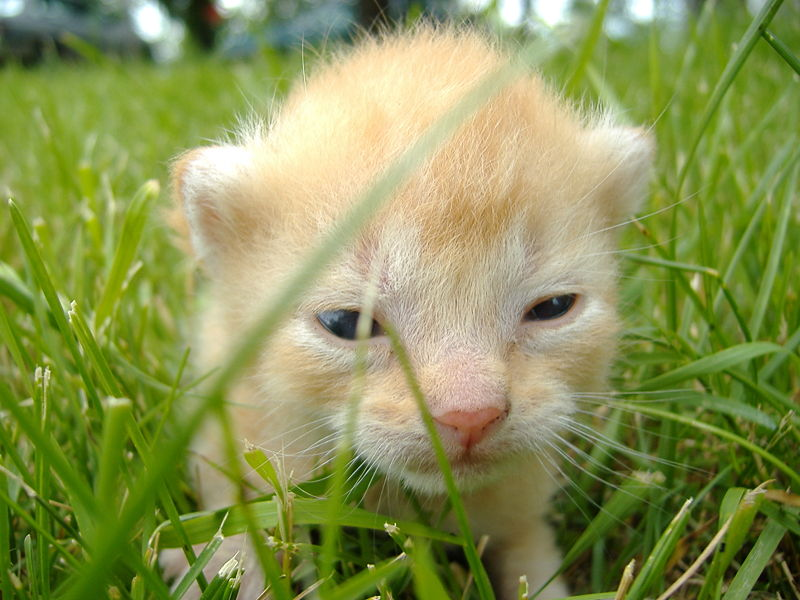
#> input picture Images/white.jpg, 800 x 600 px, found by its file name
$ jupyter execute --allow-errors ImageProcessing.ipynb   (shell and % lines are left out)   (Python 2 division)   (older library calls are emulated)
#> lines starting #> are read from the running program, lines starting #| are printed output that depends on the picture; after the words box and inside, x2 and y2 are one past the last pixel; in counts of white or black regions, pixels touching at a corner belong together
# 图像基本概念及I/O

该记事本主要包括了图像的基本概念的相关练习以及基于OpenCV库的图像的基本操作

[cell 1]
import cv2
import numpy as np
import matplotlib.pyplot as plt

## 1. 图像基本读写

[cell 2]
# 从文件中读入并显示灰度图像
gray_img = cv2.imread('./images/white.jpg', 0)
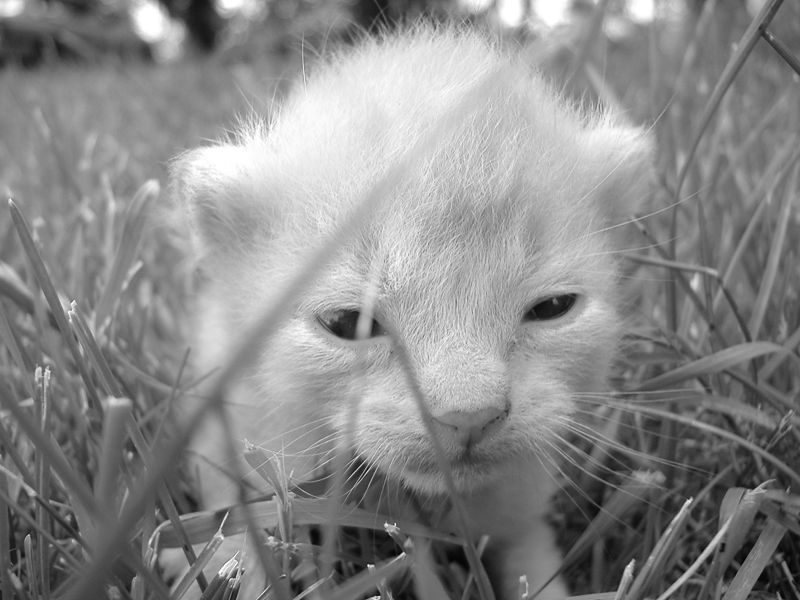
#> gray_img: shape (600, 800); min 0, max 255, mean 137.1
plt.imshow(gray_img, cmap='gray')

[cell 3]
# 从文件中读入并显示彩色图像
color_img = cv2.imread('./images/black.jpg', 1)
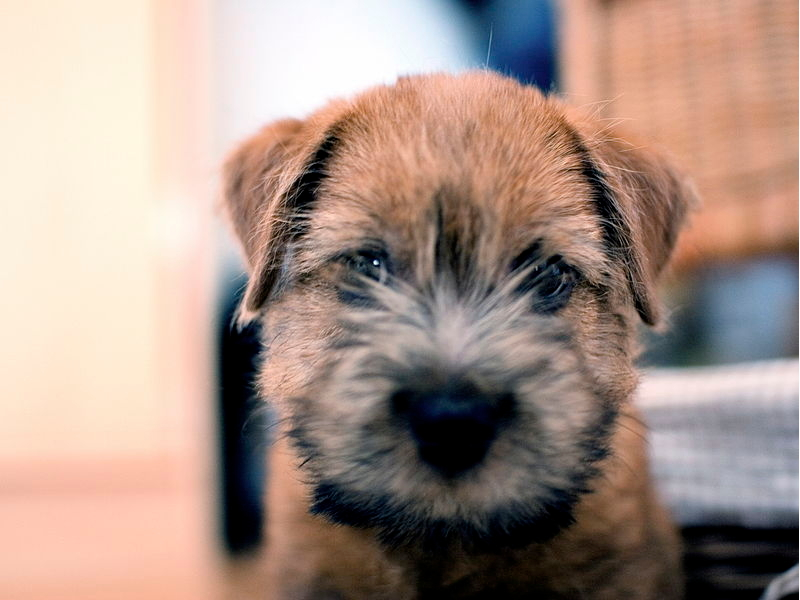
#> input picture Images/black.jpg, 800 x 600 px, found by its file name
#> color_img is the input picture: shape (600, 800, 3); mean B, G, R 135.4, 145.9, 167.7
plt.imshow(color_img)

[cell 4]
plt.figure(figsize = (12,12))
plt.subplot(131)
plt.imshow(color_img[:,:,0], cmap='gray')
plt.title('Blue')
plt.subplot(132)
plt.imshow(color_img[:,:,1], cmap='gray')
plt.title('Green')
plt.subplot(133)
plt.imshow(color_img[:,:,2], cmap='gray')
plt.title('Red')
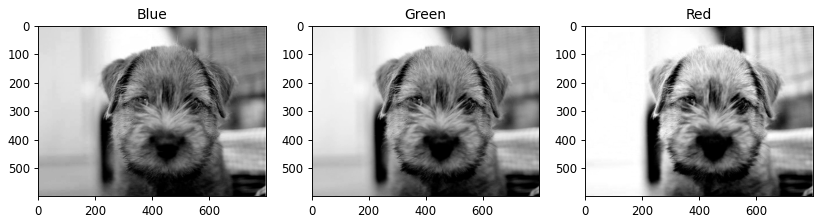
#> figure drawn by matplotlib, 3 panels

[cell 5]
# 辅助图像显示
def displayImg(img, img_type):
    if img_type == 'gray':
        plt.imshow(img, cmap = 'gray')
    elif img_type == 'color':
        plt.imshow(img[:,:,::-1])
    else:
        print "ERROR"

[cell 6]
displayImg(color_img, 'color')

[cell 7]
cv2.imwrite('./output/color_img.jpg', color_img)
cv2.imwrite('./output/gray_img.jpg', gray_img)
#> Out = True

## 2. 图像文件基本信息

[cell 8]
img = np.copy(color_img)
print 'image type:', type(img)
#| image type: <class 'numpy.ndarray'>
print 'Image Pixel type', img.dtype
#| Image Pixel type uint8

[cell 9]
img_dims = img.ndim
#> img_dims = 3
img_shape = img.shape
#> img_shape = (600, 800, 3)
img_size = img.size
#> img_size = 1440000

print "\n{:^70}".format("NDARRAY ATTRIBUTES")
print "{:^70}\n".format("====================")
print "{:^30}{:^20}{:^20}".format("Description", "Example", "Value")
print "{:^30}{:^20}{:^20}".format("-------------", "---------", "-------")
print "{:^30}{:^20}{:^20}".format("Number of dimensions", "img.ndim", img_dims)
#|      Number of dimensions           img.ndim               3
#> (the rest of this cell did not finish here and is left out)

## 3. 图像文件的索引和选取

[cell 10]
img[37][73]
#> Out = [219, 240, 255]

[cell 11]
img = gray_img
img[0:3, img.shape[1]-4:]
#> Out = [[117, 114, 109, 105], [116, 114, 109, 105], [117, 115, 111, 108]]

[cell 12]
img[0:3, img.shape[1]-4:] = 0
#> img: shape (600, 800); under 0.01% of pixels changed, all inside (x1, y1, x2, y2) = (796, 0, 800, 3)

[cell 13]
img

[cell 14]
gray_img

[cell 15]
mask = np.zeros(img.shape, dtype=bool)
mask[:3, :4] = True
print img[mask]
#| [209 209 208 207 216 215 214 213 223 222 221 220]

[cell 16]
print img.min()
#| 0
print img.max()
#| 255

## 4. 图像的基本操作

[cell 17]
bluePlusGreen = color_img[:, :, 0] + color_img[:, :, 1]
redTimesBlue = color_img[:, :, 2] * color_img[:, :, 0]
greenMinusRed = color_img[:, :, 1] - color_img[:, :, 2]

plt.figure(figsize=(12, 6))
plt.subplot(131); plt.imshow(bluePlusGreen, cmap="gray"); plt.axis("off"); plt.title("Sum");
plt.subplot(132); plt.imshow(redTimesBlue, cmap="gray"); plt.axis("off"); plt.title("Product");
plt.subplot(133); plt.imshow(greenMinusRed, cmap="gray"); plt.axis("off"); plt.title("Difference");

[cell 18]
_img = color_img.astype(float)
bluePlusGreen = _img[:, :, 0] + _img[:, :, 1]
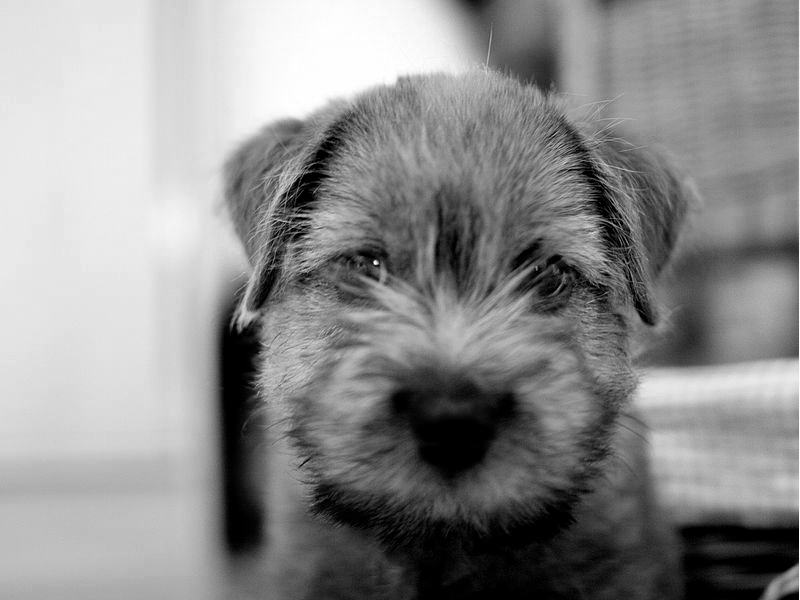
#> bluePlusGreen: shape (600, 800) float64; min 0, max 510, mean 281.3; drawn with min black and max white
redTimesBlue = _img[:, :, 2] * _img[:, :, 0]
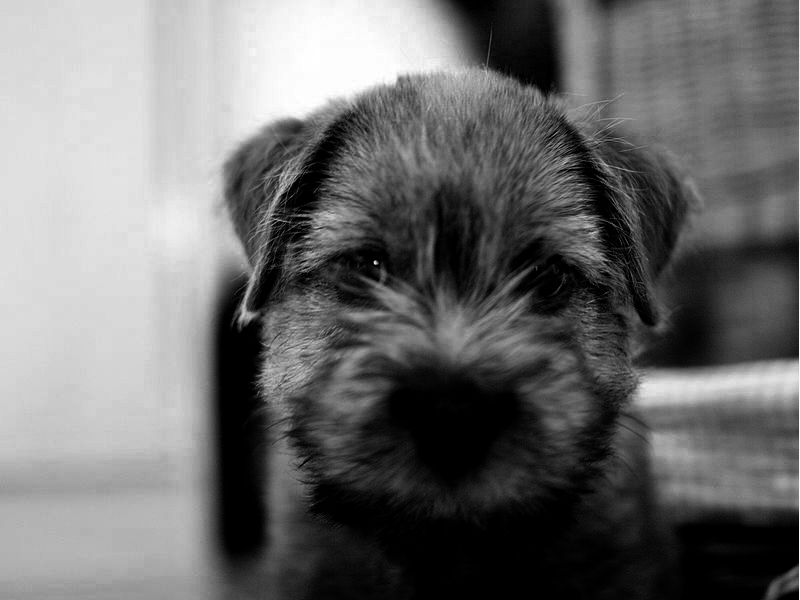
#> redTimesBlue: shape (600, 800) float64; min 0, max 65025, mean 27894; drawn with min black and max white
greenMinusRed = _img[:, :, 1] - _img[:, :, 2]
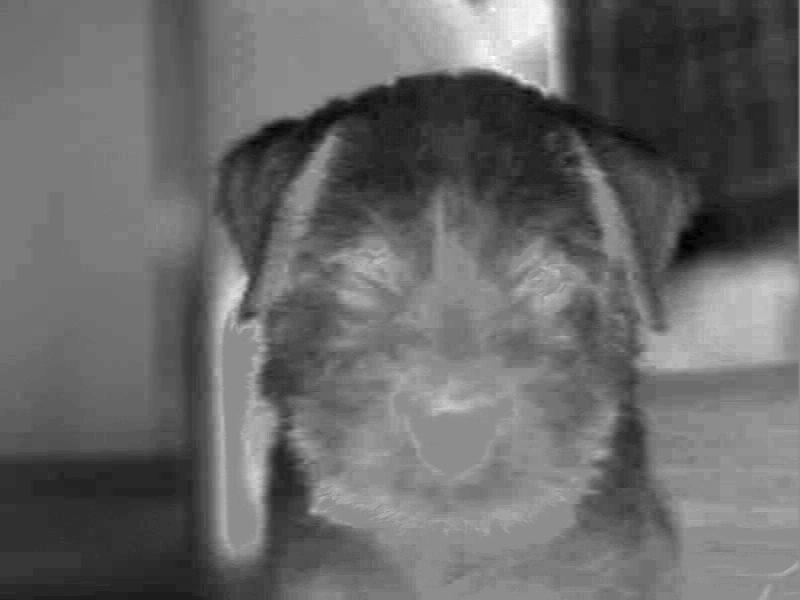
#> greenMinusRed: shape (600, 800) float64; min -84, max 67, mean -21.8; drawn with min black and max white

plt.figure(figsize=(12, 6))
plt.subplot(131); plt.imshow(bluePlusGreen, cmap="gray"); plt.axis("off"); plt.title("Sum");
plt.subplot(132); plt.imshow(redTimesBlue, cmap="gray"); plt.axis("off"); plt.title("Product");
plt.subplot(133); plt.imshow(greenMinusRed, cmap="gray"); plt.axis("off"); plt.title("Difference");

[cell 19]
dy, dx = np.gradient(img.astype(float))
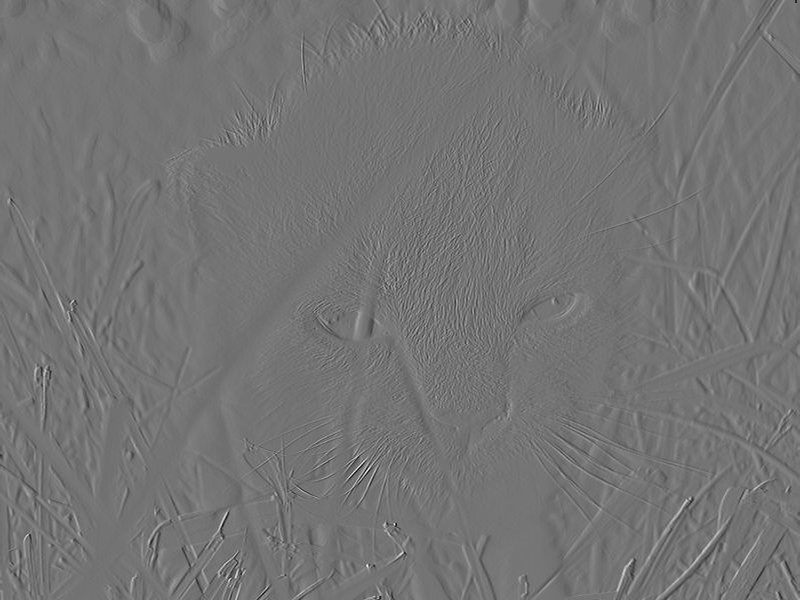
#> dx: shape (600, 800) float64; min -91.5, max 109, mean 0; drawn with min black and max white
plt.figure(figsize=(12, 6));
plt.subplot(131); plt.imshow(img, cmap="gray"); plt.axis("off"); plt.title("Original");
plt.subplot(132); plt.imshow(dy, cmap="gray"); plt.axis("off"); plt.title("dy");
plt.subplot(133); plt.imshow(dx, cmap="gray"); plt.axis("off"); plt.title("dx");

[cell 20]
dy = cv2.Sobel(img, cv2.CV_64F, 0, 1)
dx = cv2.Sobel(img, cv2.CV_64F, 1, 0)
plt.figure(figsize=(12, 6));
plt.subplot(131); plt.imshow(img, cmap="gray"); plt.axis("off"); plt.title("Original");
plt.subplot(132); plt.imshow(dy, cmap="gray"); plt.axis("off"); plt.title("dy");
plt.subplot(133); plt.imshow(dx, cmap="gray"); plt.axis("off"); plt.title("dx");

[cell 21]
img = cv2.imread('opencv_logo.png')

#> (the rest of this cell did not finish here and is left out)

[cell 22]
black_img = cv2.imread('./images/black.jpg').astype(float)
white_img = cv2.imread('./images/white.jpg').astype(float)
alpha = cv2.imread('./images/mask.jpg').astype(float)
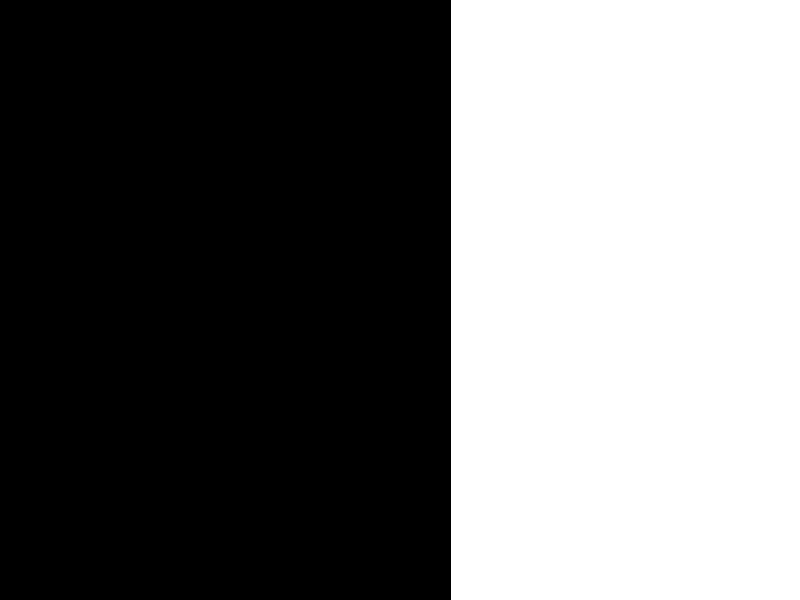
#> input picture Images/mask.jpg, 800 x 600 px, found by its file name
#> alpha: shape (600, 800, 3) float64; min 0, max 255, mean 111.2
alpha = cv2.GaussianBlur(alpha, (51,51), 0)
alpha = alpha/255.

rows, cols = black_img.shape[:2]
#> rows = 600; cols = 800
foreground = alpha*black_img
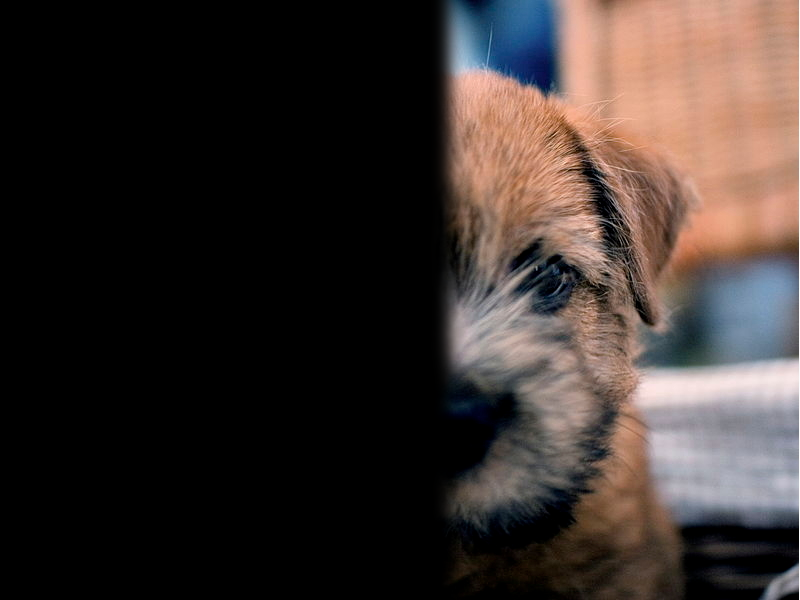
#> foreground: shape (600, 800, 3) float64; mean B, G, R 45.5, 48.8, 58.1
background = (1.0 - alpha)*white_img

outImg = foreground + background
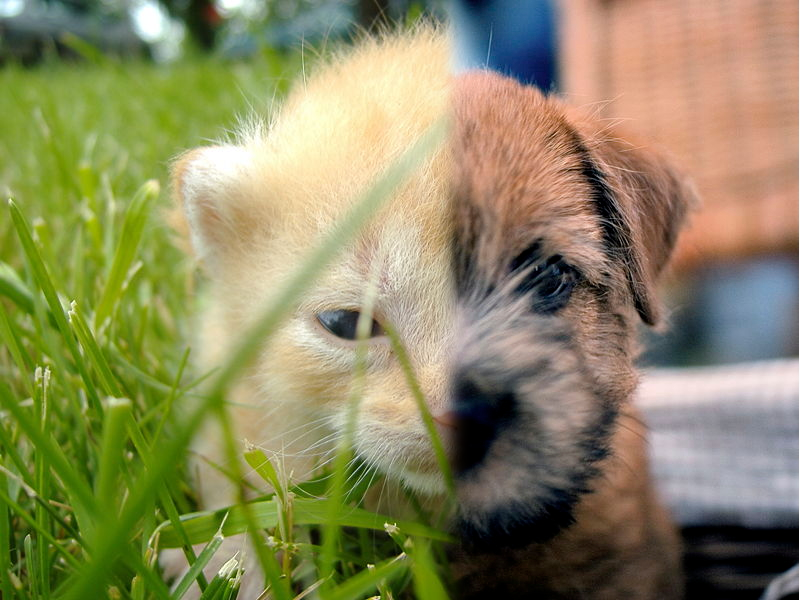
#> outImg: shape (600, 800, 3) float64; mean B, G, R 95.6, 136.3, 139.7
cv2.imwrite('./output/blend.jpg', outImg)
#> Out = True
